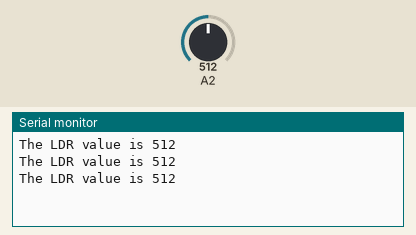
This sketch was run on a simulated Arduino Uno, built with avr-gcc and run on an emulated ATmega328P. Shown: the last lines printed to the serial monitor. Inputs (shaded band) come from the test bench; at power-on: A2 = 512.

Above: at 1.3 s.
1.4 s: A2 set to 716
At 1.9 s:
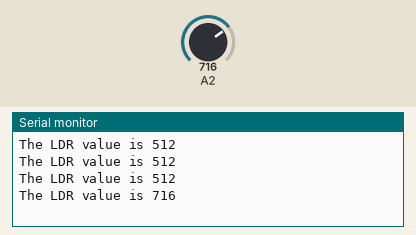
2.9 s: A2 set to 900
At 3.4 s:
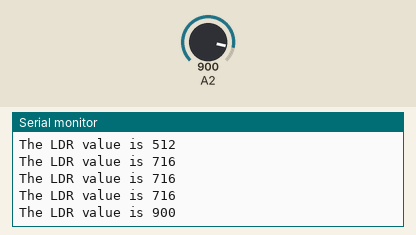
Timing chart, 0 to 5.9 s (numbered marks = the images above; inputs shaded):
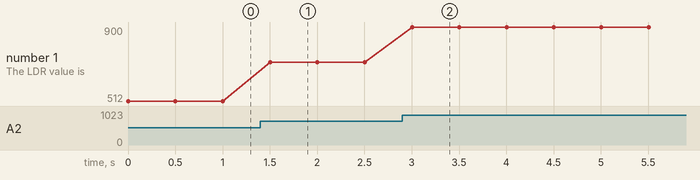

Measured:
- after the input at 1.4 s, the serial monitor: prints a new line after 0.10 s (image 1)
- after the input at 2.9 s, the serial monitor: prints a new line after 0.10 s (image 2)
- plotted number 1: 512 → 716 after the input at 1.4 s, 716 → 900 after the input at 2.9 s

The sketch:

LDR_Sensor.ino
```cpp
int LDR_value;

void setup() {
  Serial.begin(9600);
}

void loop() {
  LDR_value = analogRead(A2);
  Serial.print("The LDR value is ");
  Serial.println(LDR_value);
  delay(500);
}
```
